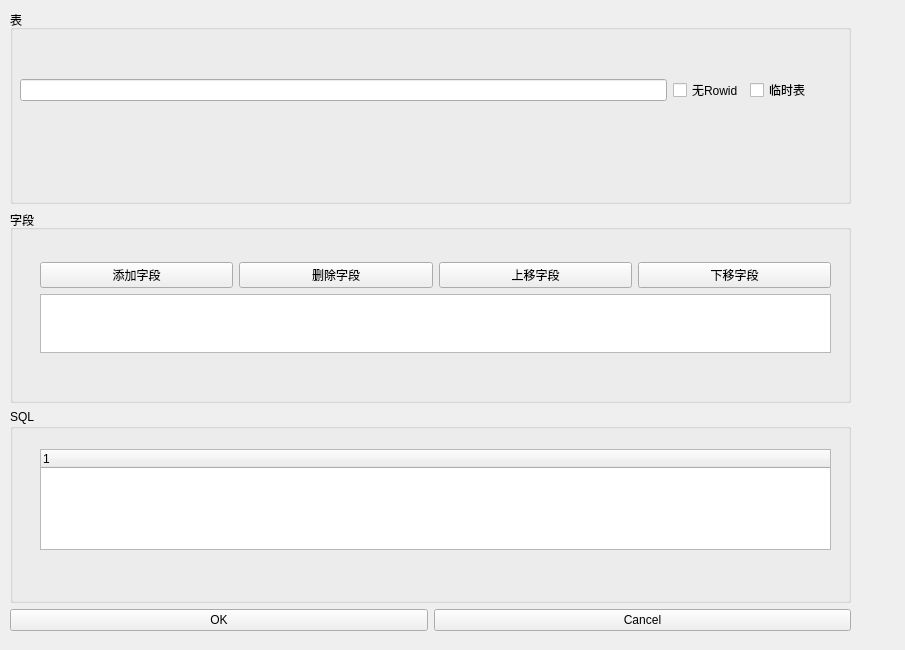
<?xml version="1.0" encoding="UTF-8"?>
<ui version="4.0">
 <class>SqliteTableEdit</class>
 <widget class="QWidget" name="SqliteTableEdit">
  <property name="geometry">
   <rect>
    <x>0</x>
    <y>0</y>
    <width>905</width>
    <height>650</height>
   </rect>
  </property>
  <property name="windowTitle">
   <string>Form</string>
  </property>
  <widget class="QWidget" name="verticalLayoutWidget">
   <property name="geometry">
    <rect>
     <x>10</x>
     <y>10</y>
     <width>841</width>
     <height>621</height>
    </rect>
   </property>
   <layout class="QVBoxLayout" name="verticalLayout_main">
    <item>
     <widget class="QGroupBox" name="groupBox_table">
      <property name="title">
       <string>表</string>
      </property>
      <widget class="QWidget" name="horizontalLayoutWidget_2">
       <property name="geometry">
        <rect>
         <x>10</x>
         <y>40</y>
         <width>791</width>
         <height>80</height>
        </rect>
       </property>
       <layout class="QHBoxLayout" name="horizontalLayout_table">
        <item>
         <widget class="QLineEdit" name="lineEdit_tablename"/>
        </item>
        <item>
         <widget class="QCheckBox" name="checkBox_no_rowid">
          <property name="text">
           <string>无Rowid</string>
          </property>
         </widget>
        </item>
        <item>
         <widget class="QCheckBox" name="checkBox_temporary_table">
          <property name="text">
           <string>临时表</string>
          </property>
         </widget>
        </item>
       </layout>
      </widget>
     </widget>
    </item>
    <item>
     <widget class="QGroupBox" name="groupBox_field">
      <property name="title">
       <string>字段</string>
      </property>
      <widget class="QWidget" name="verticalLayoutWidget_2">
       <property name="geometry">
        <rect>
         <x>30</x>
         <y>52</y>
         <width>791</width>
         <height>91</height>
        </rect>
       </property>
       <layout class="QVBoxLayout" name="verticalLayout_field">
        <item>
         <layout class="QHBoxLayout" name="horizontalLayout_field_button">
          <item>
           <widget class="QPushButton" name="pushButton_addfield">
            <property name="text">
             <string>添加字段</string>
            </property>
           </widget>
          </item>
          <item>
           <widget class="QPushButton" name="pushButton_delfiedl">
            <property name="text">
             <string>删除字段</string>
            </property>
           </widget>
          </item>
          <item>
           <widget class="QPushButton" name="pushButton_moveup_field">
            <property name="text">
             <string>上移字段</string>
            </property>
           </widget>
          </item>
          <item>
           <widget class="QPushButton" name="pushButton_movedown_field">
            <property name="text">
             <string>下移字段</string>
            </property>
           </widget>
          </item>
         </layout>
        </item>
        <item>
         <widget class="QTableWidget" name="tableWidget_field"/>
        </item>
       </layout>
      </widget>
     </widget>
    </item>
    <item>
     <widget class="QGroupBox" name="groupBox_sql">
      <property name="title">
       <string>SQL</string>
      </property>
      <widget class="QWidget" name="verticalLayoutWidget_3">
       <property name="geometry">
        <rect>
         <x>30</x>
         <y>40</y>
         <width>791</width>
         <height>101</height>
        </rect>
       </property>
       <layout class="QVBoxLayout" name="verticalLayout_sql">
        <item>
         <widget class="QTreeWidget" name="treeWidget_sql">
          <column>
           <property name="text">
            <string notr="true">1</string>
           </property>
          </column>
         </widget>
        </item>
       </layout>
      </widget>
     </widget>
    </item>
    <item>
     <layout class="QHBoxLayout" name="horizontalLayout_okcancel">
      <item>
       <widget class="QPushButton" name="pushButton_ok">
        <property name="text">
         <string>OK</string>
        </property>
       </widget>
      </item>
      <item>
       <widget class="QPushButton" name="pushButton_cancel">
        <property name="text">
         <string>Cancel</string>
        </property>
       </widget>
      </item>
     </layout>
    </item>
   </layout>
  </widget>
 </widget>
 <resources/>
 <connections/>
</ui>
